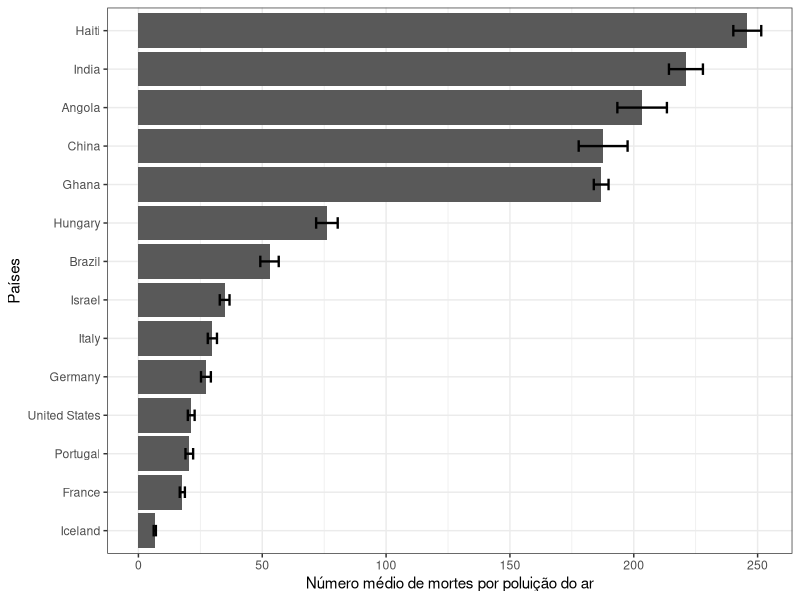

The R script that drew this image:

# Poluição do ar no mundo ------------------------------------------------------------------------------------------------------------------
# Autora do script: Jeanne Franco ----------------------------------------------------------------------------------------------------------
# Data: 24/08/22 ---------------------------------------------------------------------------------------------------------------------------
# Referência: https://ourworldindata.org/air-pollution -------------------------------------------------------------------------------------

# Sobre os dados ---------------------------------------------------------------------------------------------------------------------------

### Poluição do ar é uma questão ambiental e de saúde pública em 
### todo o mundo, mas com diferentes graus de severidade.

### Os dados apresentam medidas do número de mortes a cada 100 mil
### pessoas em uma determinada região.

### O fardo da poluição do ar tende a ser maior em torno de países
### de renda média e baixa por duas razões: devido à dependência
### de combustíveis sólidos para preparar alimentos e devido à
### industrialização dos países que saem da renda baixa.

# Pacotes necessários para as análises -----------------------------------------------------------------------------------------------------

library(tidyverse)

# Carregar dados ---------------------------------------------------------------------------------------------------------------------------

pol <- read.csv("death-rates-total-air-pollution.csv")
view(pol)
names(pol)

# Manipulação de dados ---------------------------------------------------------------------------------------------------------------------

pol1 <- pol %>%
  select(-Code) %>%
  rename(mortes = Deaths...Cause..All.causes...Risk..Air.pollution...Sex..Both...Age..Age.standardized..Rate.)
view(pol1)

pol2 <- pol1 %>%
  filter(Entity %in% c("Angola", "Brazil", "China", "Russsia",
                       "United States", "France", "Germany",
                       "Ghana", "India", "Haiti", "Hungary", 
                       "Iceland", "Israel", "Portugal", "Italy")) %>%
  group_by(Entity) %>%
  summarise(media = mean(mortes), sd = sd(mortes),
            n = n(), se = sd/sqrt(n))
view(pol2)

# Gráficos ---------------------------------------------------------------------------------------------------------------------------------

ggplot(pol2, aes(x = fct_reorder(Entity, media), y = media)) +
  geom_col() +
  geom_errorbar(aes(x = Entity, y = media, 
                    ymin = media - se, ymax =  media + se),
                size = 0.8, width = 0.3) +
  coord_flip() +
  labs(x = "Países", y = "Número médio de mortes por poluição do ar") +
  theme_bw()
